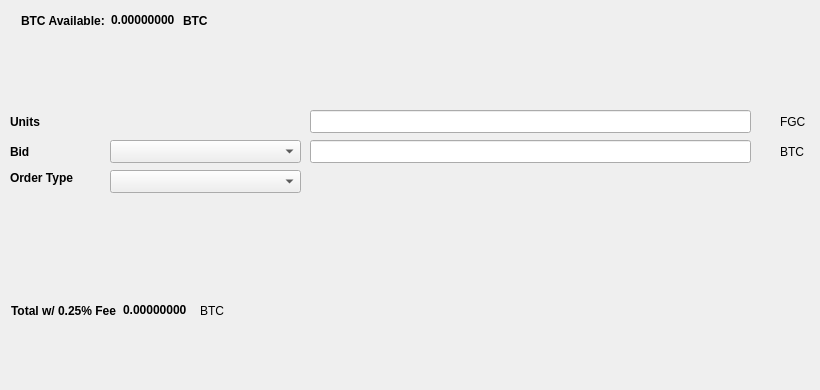
   <widget class="QWidget" name="BuyTab">
    <attribute name="title">
     <string>Buy</string>
    </attribute>
    <widget class="QtMaterialFlatButton" name="BuyFGC" native="true">
     <property name="geometry">
      <rect>
       <x>30</x>
       <y>330</y>
       <width>131</width>
       <height>23</height>
      </rect>
     </property>
     <property name="text" stdset="0">
      <string>Buy FGC</string>
     </property>
     <property name="icon" stdset="0">
      <iconset resource="../fantasygold.qrc">
       <normaloff>:/icons/bitcoin</normaloff>:/icons/bitcoin</iconset>
     </property>
    </widget>
    <widget class="QLabel" name="label_3">
     <property name="geometry">
      <rect>
       <x>10</x>
       <y>110</y>
       <width>46</width>
       <height>23</height>
      </rect>
     </property>
     <property name="font">
      <font>
       <weight>75</weight>
       <bold>true</bold>
      </font>
     </property>
     <property name="text">
      <string>Units</string>
     </property>
    </widget>
    <widget class="QLineEdit" name="UnitsInput">
     <property name="geometry">
      <rect>
       <x>310</x>
       <y>110</y>
       <width>441</width>
       <height>23</height>
      </rect>
     </property>
     <property name="font">
      <font>
       <pointsize>9</pointsize>
       <weight>75</weight>
       <bold>true</bold>
      </font>
     </property>
    </widget>
    <widget class="QLineEdit" name="BuyBidPriceEdit">
     <property name="geometry">
      <rect>
       <x>310</x>
       <y>140</y>
       <width>441</width>
       <height>23</height>
      </rect>
     </property>
     <property name="font">
      <font>
       <pointsize>9</pointsize>
       <weight>75</weight>
       <bold>true</bold>
      </font>
     </property>
    </widget>
    <widget class="QLabel" name="label_4">
     <property name="geometry">
      <rect>
       <x>780</x>
       <y>110</y>
       <width>31</width>
       <height>23</height>
      </rect>
     </property>
     <property name="text">
      <string>FGC</string>
     </property>
    </widget>
    <widget class="QLabel" name="label_5">
     <property name="geometry">
      <rect>
       <x>780</x>
       <y>140</y>
       <width>31</width>
       <height>23</height>
      </rect>
     </property>
     <property name="text">
      <string>BTC</string>
     </property>
    </widget>
    <widget class="QLabel" name="label_6">
     <property name="geometry">
      <rect>
       <x>10</x>
       <y>140</y>
       <width>46</width>
       <height>23</height>
      </rect>
     </property>
     <property name="font">
      <font>
       <weight>75</weight>
       <bold>true</bold>
      </font>
     </property>
     <property name="text">
      <string>Bid</string>
     </property>
    </widget>
    <widget class="QLabel" name="label_7">
     <property name="geometry">
      <rect>
       <x>10</x>
       <y>170</y>
       <width>91</width>
       <height>16</height>
      </rect>
     </property>
     <property name="font">
      <font>
       <weight>75</weight>
       <bold>true</bold>
      </font>
     </property>
     <property name="text">
      <string>Order Type</string>
     </property>
    </widget>
    <widget class="QtMaterialFlatButton" name="Buy_Max_Amount" native="true">
     <property name="geometry">
      <rect>
       <x>110</x>
       <y>110</y>
       <width>191</width>
       <height>23</height>
      </rect>
     </property>
     <property name="font">
      <font>
       <pointsize>10</pointsize>
      </font>
     </property>
     <property name="text" stdset="0">
      <string>Max</string>
     </property>
    </widget>
    <widget class="QComboBox" name="BuyBidcomboBox">
     <property name="geometry">
      <rect>
       <x>110</x>
       <y>140</y>
       <width>191</width>
       <height>23</height>
      </rect>
     </property>
     <property name="font">
      <font>
       <pointsize>10</pointsize>
      </font>
     </property>
    </widget>
    <widget class="QComboBox" name="buyOrdertypeCombo">
     <property name="geometry">
      <rect>
       <x>110</x>
       <y>170</y>
       <width>191</width>
       <height>23</height>
      </rect>
     </property>
     <property name="font">
      <font>
       <pointsize>10</pointsize>
      </font>
     </property>
    </widget>
    <widget class="QWidget" name="layoutWidget1">
     <property name="geometry">
      <rect>
       <x>21</x>
       <y>11</y>
       <width>227</width>
       <height>19</height>
      </rect>
     </property>
     <layout class="QHBoxLayout" name="horizontalLayout_3">
      <item>
       <widget class="QLabel" name="label232">
        <property name="font">
         <font>
          <weight>75</weight>
          <bold>true</bold>
         </font>
        </property>
        <property name="text">
         <string>BTC Available:</string>
        </property>
       </widget>
      </item>
      <item>
       <widget class="QLabel" name="BtcAvailableLbl">
        <property name="palette">
         <palette>
          <active>
           <colorrole role="WindowText">
            <brush brushstyle="SolidPattern">
             <color alpha="255">
              <red>0</red>
              <green>0</green>
              <blue>0</blue>
             </color>
            </brush>
           </colorrole>
           <colorrole role="Button">
            <brush brushstyle="SolidPattern">
             <color alpha="255">
              <red>0</red>
              <green>170</green>
              <blue>0</blue>
             </color>
            </brush>
           </colorrole>
           <colorrole role="Light">
            <brush brushstyle="SolidPattern">
             <color alpha="255">
              <red>0</red>
              <green>255</green>
              <blue>0</blue>
             </color>
            </brush>
           </colorrole>
           <colorrole role="Midlight">
            <brush brushstyle="SolidPattern">
             <color alpha="255">
              <red>0</red>
              <green>212</green>
              <blue>0</blue>
             </color>
            </brush>
           </colorrole>
           <colorrole role="Dark">
            <brush brushstyle="SolidPattern">
             <color alpha="255">
              <red>0</red>
              <green>85</green>
              <blue>0</blue>
             </color>
            </brush>
           </colorrole>
           <colorrole role="Mid">
            <brush brushstyle="SolidPattern">
             <color alpha="255">
              <red>0</red>
              <green>113</green>
              <blue>0</blue>
             </color>
            </brush>
           </colorrole>
           <colorrole role="Text">
            <brush brushstyle="SolidPattern">
             <color alpha="255">
              <red>0</red>
              <green>170</green>
              <blue>0</blue>
             </color>
            </brush>
           </colorrole>
           <colorrole role="BrightText">
            <brush brushstyle="SolidPattern">
             <color alpha="255">
              <red>255</red>
              <green>255</green>
              <blue>255</blue>
             </color>
            </brush>
           </colorrole>
           <colorrole role="ButtonText">
            <brush brushstyle="SolidPattern">
             <color alpha="255">
              <red>0</red>
              <green>0</green>
              <blue>0</blue>
             </color>
            </brush>
           </colorrole>
           <colorrole role="Base">
            <brush brushstyle="SolidPattern">
             <color alpha="255">
              <red>255</red>
              <green>255</green>
              <blue>255</blue>
             </color>
            </brush>
           </colorrole>
           <colorrole role="Window">
            <brush brushstyle="SolidPattern">
             <color alpha="255">
              <red>0</red>
              <green>170</green>
              <blue>0</blue>
             </color>
            </brush>
           </colorrole>
           <colorrole role="Shadow">
            <brush brushstyle="SolidPattern">
             <color alpha="255">
              <red>0</red>
              <green>0</green>
              <blue>0</blue>
             </color>
            </brush>
           </colorrole>
           <colorrole role="AlternateBase">
            <brush brushstyle="SolidPattern">
             <color alpha="255">
              <red>127</red>
              <green>212</green>
              <blue>127</blue>
             </color>
            </brush>
           </colorrole>
           <colorrole role="ToolTipBase">
            <brush brushstyle="SolidPattern">
             <color alpha="255">
              <red>255</red>
              <green>255</green>
              <blue>220</blue>
             </color>
            </brush>
           </colorrole>
           <colorrole role="ToolTipText">
            <brush brushstyle="SolidPattern">
             <color alpha="255">
              <red>0</red>
              <green>0</green>
              <blue>0</blue>
             </color>
            </brush>
           </colorrole>
          </active>
          <inactive>
           <colorrole role="WindowText">
            <brush brushstyle="SolidPattern">
             <color alpha="255">
              <red>0</red>
              <green>0</green>
              <blue>0</blue>
             </color>
            </brush>
           </colorrole>
           <colorrole role="Button">
            <brush brushstyle="SolidPattern">
             <color alpha="255">
              <red>0</red>
              <green>170</green>
              <blue>0</blue>
             </color>
            </brush>
           </colorrole>
           <colorrole role="Light">
            <brush brushstyle="SolidPattern">
             <color alpha="255">
              <red>0</red>
              <green>255</green>
              <blue>0</blue>
             </color>
            </brush>
           </colorrole>
           <colorrole role="Midlight">
            <brush brushstyle="SolidPattern">
             <color alpha="255">
              <red>0</red>
              <green>212</green>
              <blue>0</blue>
             </color>
            </brush>
           </colorrole>
           <colorrole role="Dark">
            <brush brushstyle="SolidPattern">
             <color alpha="255">
              <red>0</red>
              <green>85</green>
              <blue>0</blue>
             </color>
            </brush>
           </colorrole>
           <colorrole role="Mid">
            <brush brushstyle="SolidPattern">
             <color alpha="255">
              <red>0</red>
              <green>113</green>
              <blue>0</blue>
             </color>
            </brush>
           </colorrole>
           <colorrole role="Text">
            <brush brushstyle="SolidPattern">
             <color alpha="255">
              <red>0</red>
              <green>170</green>
              <blue>0</blue>
             </color>
            </brush>
           </colorrole>
           <colorrole role="BrightText">
            <brush brushstyle="SolidPattern">
             <color alpha="255">
              <red>255</red>
              <green>255</green>
              <blue>255</blue>
             </color>
            </brush>
           </colorrole>
           <colorrole role="ButtonText">
            <brush brushstyle="SolidPattern">
             <color alpha="255">
              <red>0</red>
              <green>0</green>
              <blue>0</blue>
             </color>
            </brush>
           </colorrole>
           <colorrole role="Base">
            <brush brushstyle="SolidPattern">
             <color alpha="255">
              <red>255</red>
              <green>255</green>
              <blue>255</blue>
             </color>
            </brush>
           </colorrole>
           <colorrole role="Window">
            <brush brushstyle="SolidPattern">
             <color alpha="255">
              <red>0</red>
              <green>170</green>
              <blue>0</blue>
             </color>
            </brush>
           </colorrole>
           <colorrole role="Shadow">
            <brush brushstyle="SolidPattern">
             <color alpha="255">
              <red>0</red>
              <green>0</green>
              <blue>0</blue>
             </color>
            </brush>
           </colorrole>
           <colorrole role="AlternateBase">
            <brush brushstyle="SolidPattern">
             <color alpha="255">
              <red>127</red>
              <green>212</green>
              <blue>127</blue>
             </color>
            </brush>
           </colorrole>
           <colorrole role="ToolTipBase">
            <brush brushstyle="SolidPattern">
             <color alpha="255">
              <red>255</red>
              <green>255</green>
              <blue>220</blue>
             </color>
            </brush>
           </colorrole>
           <colorrole role="ToolTipText">
            <brush brushstyle="SolidPattern">
             <color alpha="255">
              <red>0</red>
              <green>0</green>
              <blue>0</blue>
             </color>
            </brush>
           </colorrole>
          </inactive>
          <disabled>
           <colorrole role="WindowText">
            <brush brushstyle="SolidPattern">
             <color alpha="255">
              <red>0</red>
              <green>85</green>
              <blue>0</blue>
             </color>
            </brush>
           </colorrole>
           <colorrole role="Button">
            <brush brushstyle="SolidPattern">
             <color alpha="255">
              <red>0</red>
              <green>170</green>
              <blue>0</blue>
             </color>
            </brush>
           </colorrole>
           <colorrole role="Light">
            <brush brushstyle="SolidPattern">
             <color alpha="255">
              <red>0</red>
              <green>255</green>
              <blue>0</blue>
             </color>
            </brush>
           </colorrole>
           <colorrole role="Midlight">
            <brush brushstyle="SolidPattern">
             <color alpha="255">
              <red>0</red>
              <green>212</green>
              <blue>0</blue>
             </color>
            </brush>
           </colorrole>
           <colorrole role="Dark">
            <brush brushstyle="SolidPattern">
             <color alpha="255">
              <red>0</red>
              <green>85</green>
              <blue>0</blue>
             </color>
            </brush>
           </colorrole>
           <colorrole role="Mid">
            <brush brushstyle="SolidPattern">
             <color alpha="255">
              <red>0</red>
              <green>113</green>
              <blue>0</blue>
             </color>
            </brush>
           </colorrole>
           <colorrole role="Text">
            <brush brushstyle="SolidPattern">
             <color alpha="255">
              <red>0</red>
              <green>85</green>
              <blue>0</blue>
             </color>
            </brush>
           </colorrole>
           <colorrole role="BrightText">
            <brush brushstyle="SolidPattern">
             <color alpha="255">
              <red>255</red>
              <green>255</green>
              <blue>255</blue>
             </color>
            </brush>
           </colorrole>
           <colorrole role="ButtonText">
            <brush brushstyle="SolidPattern">
             <color alpha="255">
              <red>0</red>
              <green>85</green>
              <blue>0</blue>
             </color>
            </brush>
           </colorrole>
           <colorrole role="Base">
            <brush brushstyle="SolidPattern">
             <color alpha="255">
              <red>0</red>
              <green>170</green>
              <blue>0</blue>
             </color>
            </brush>
           </colorrole>
           <colorrole role="Window">
            <brush brushstyle="SolidPattern">
             <color alpha="255">
              <red>0</red>
              <green>170</green>
              <blue>0</blue>
             </color>
            </brush>
           </colorrole>
           <colorrole role="Shadow">
            <brush brushstyle="SolidPattern">
             <color alpha="255">
              <red>0</red>
              <green>0</green>
              <blue>0</blue>
             </color>
            </brush>
           </colorrole>
           <colorrole role="AlternateBase">
            <brush brushstyle="SolidPattern">
             <color alpha="255">
              <red>0</red>
              <green>170</green>
              <blue>0</blue>
             </color>
            </brush>
           </colorrole>
           <colorrole role="ToolTipBase">
            <brush brushstyle="SolidPattern">
             <color alpha="255">
              <red>255</red>
              <green>255</green>
              <blue>220</blue>
             </color>
            </brush>
           </colorrole>
           <colorrole role="ToolTipText">
            <brush brushstyle="SolidPattern">
             <color alpha="255">
              <red>0</red>
              <green>0</green>
              <blue>0</blue>
             </color>
            </brush>
           </colorrole>
          </disabled>
         </palette>
        </property>
        <property name="font">
         <font>
          <weight>75</weight>
          <bold>true</bold>
         </font>
        </property>
        <property name="text">
         <string>0.00000000</string>
        </property>
        <property name="textInteractionFlags">
         <set>Qt::LinksAccessibleByMouse|Qt::TextSelectableByKeyboard|Qt::TextSelectableByMouse</set>
        </property>
       </widget>
      </item>
      <item>
       <widget class="QLabel" name="BtcAvailableLbl_2">
        <property name="font">
         <font>
          <weight>75</weight>
          <bold>true</bold>
         </font>
        </property>
        <property name="text">
         <string>BTC</string>
        </property>
       </widget>
      </item>
     </layout>
    </widget>
    <widget class="QWidget" name="layoutWidge2">
     <property name="geometry">
      <rect>
       <x>11</x>
       <y>301</y>
       <width>259</width>
       <height>19</height>
      </rect>
     </property>
     <layout class="QHBoxLayout" name="horizontalLayout_4">
      <item>
       <widget class="QLabel" name="label_9">
        <property name="font">
         <font>
          <weight>75</weight>
          <bold>true</bold>
         </font>
        </property>
        <property name="text">
         <string>Total w/ 0.25% Fee</string>
        </property>
       </widget>
      </item>
      <item>
       <widget class="QLabel" name="BuyCostLabel">
        <property name="palette">
         <palette>
          <active>
           <colorrole role="WindowText">
            <brush brushstyle="SolidPattern">
             <color alpha="255">
              <red>0</red>
              <green>0</green>
              <blue>0</blue>
             </color>
            </brush>
           </colorrole>
           <colorrole role="Button">
            <brush brushstyle="SolidPattern">
             <color alpha="255">
              <red>0</red>
              <green>170</green>
              <blue>0</blue>
             </color>
            </brush>
           </colorrole>
           <colorrole role="Light">
            <brush brushstyle="SolidPattern">
             <color alpha="255">
              <red>0</red>
              <green>255</green>
              <blue>0</blue>
             </color>
            </brush>
           </colorrole>
           <colorrole role="Midlight">
            <brush brushstyle="SolidPattern">
             <color alpha="255">
              <red>0</red>
              <green>212</green>
              <blue>0</blue>
             </color>
            </brush>
           </colorrole>
           <colorrole role="Dark">
            <brush brushstyle="SolidPattern">
             <color alpha="255">
              <red>0</red>
              <green>85</green>
              <blue>0</blue>
             </color>
            </brush>
           </colorrole>
           <colorrole role="Mid">
            <brush brushstyle="SolidPattern">
             <color alpha="255">
              <red>0</red>
              <green>113</green>
              <blue>0</blue>
             </color>
            </brush>
           </colorrole>
           <colorrole role="Text">
            <brush brushstyle="SolidPattern">
             <color alpha="255">
              <red>0</red>
              <green>170</green>
              <blue>0</blue>
             </color>
            </brush>
           </colorrole>
           <colorrole role="BrightText">
            <brush brushstyle="SolidPattern">
             <color alpha="255">
              <red>255</red>
              <green>255</green>
              <blue>255</blue>
             </color>
            </brush>
           </colorrole>
           <colorrole role="ButtonText">
            <brush brushstyle="SolidPattern">
             <color alpha="255">
              <red>0</red>
              <green>0</green>
              <blue>0</blue>
             </color>
            </brush>
           </colorrole>
           <colorrole role="Base">
            <brush brushstyle="SolidPattern">
             <color alpha="255">
              <red>255</red>
              <green>255</green>
              <blue>255</blue>
             </color>
            </brush>
           </colorrole>
           <colorrole role="Window">
            <brush brushstyle="SolidPattern">
             <color alpha="255">
              <red>0</red>
              <green>170</green>
              <blue>0</blue>
             </color>
            </brush>
           </colorrole>
           <colorrole role="Shadow">
            <brush brushstyle="SolidPattern">
             <color alpha="255">
              <red>0</red>
              <green>0</green>
              <blue>0</blue>
             </color>
            </brush>
           </colorrole>
           <colorrole role="AlternateBase">
            <brush brushstyle="SolidPattern">
             <color alpha="255">
              <red>127</red>
              <green>212</green>
              <blue>127</blue>
             </color>
            </brush>
           </colorrole>
           <colorrole role="ToolTipBase">
            <brush brushstyle="SolidPattern">
             <color alpha="255">
              <red>255</red>
              <green>255</green>
              <blue>220</blue>
             </color>
            </brush>
           </colorrole>
           <colorrole role="ToolTipText">
            <brush brushstyle="SolidPattern">
             <color alpha="255">
              <red>0</red>
              <green>0</green>
              <blue>0</blue>
             </color>
            </brush>
           </colorrole>
          </active>
          <inactive>
           <colorrole role="WindowText">
            <brush brushstyle="SolidPattern">
             <color alpha="255">
              <red>0</red>
              <green>0</green>
              <blue>0</blue>
             </color>
            </brush>
           </colorrole>
           <colorrole role="Button">
            <brush brushstyle="SolidPattern">
             <color alpha="255">
              <red>0</red>
              <green>170</green>
              <blue>0</blue>
             </color>
            </brush>
           </colorrole>
           <colorrole role="Light">
            <brush brushstyle="SolidPattern">
             <color alpha="255">
              <red>0</red>
              <green>255</green>
              <blue>0</blue>
             </color>
            </brush>
           </colorrole>
           <colorrole role="Midlight">
            <brush brushstyle="SolidPattern">
             <color alpha="255">
              <red>0</red>
              <green>212</green>
              <blue>0</blue>
             </color>
            </brush>
           </colorrole>
           <colorrole role="Dark">
            <brush brushstyle="SolidPattern">
             <color alpha="255">
              <red>0</red>
              <green>85</green>
              <blue>0</blue>
             </color>
            </brush>
           </colorrole>
           <colorrole role="Mid">
            <brush brushstyle="SolidPattern">
             <color alpha="255">
              <red>0</red>
              <green>113</green>
              <blue>0</blue>
             </color>
            </brush>
           </colorrole>
           <colorrole role="Text">
            <brush brushstyle="SolidPattern">
             <color alpha="255">
              <red>0</red>
              <green>170</green>
              <blue>0</blue>
             </color>
            </brush>
           </colorrole>
           <colorrole role="BrightText">
            <brush brushstyle="SolidPattern">
             <color alpha="255">
              <red>255</red>
              <green>255</green>
              <blue>255</blue>
             </color>
            </brush>
           </colorrole>
           <colorrole role="ButtonText">
            <brush brushstyle="SolidPattern">
             <color alpha="255">
              <red>0</red>
              <green>0</green>
              <blue>0</blue>
             </color>
            </brush>
           </colorrole>
           <colorrole role="Base">
            <brush brushstyle="SolidPattern">
             <color alpha="255">
              <red>255</red>
              <green>255</green>
              <blue>255</blue>
             </color>
            </brush>
           </colorrole>
           <colorrole role="Window">
            <brush brushstyle="SolidPattern">
             <color alpha="255">
              <red>0</red>
              <green>170</green>
              <blue>0</blue>
             </color>
            </brush>
           </colorrole>
           <colorrole role="Shadow">
            <brush brushstyle="SolidPattern">
             <color alpha="255">
              <red>0</red>
              <green>0</green>
              <blue>0</blue>
             </color>
            </brush>
           </colorrole>
           <colorrole role="AlternateBase">
            <brush brushstyle="SolidPattern">
             <color alpha="255">
              <red>127</red>
              <green>212</green>
              <blue>127</blue>
             </color>
            </brush>
           </colorrole>
           <colorrole role="ToolTipBase">
            <brush brushstyle="SolidPattern">
             <color alpha="255">
              <red>255</red>
              <green>255</green>
              <blue>220</blue>
             </color>
            </brush>
           </colorrole>
           <colorrole role="ToolTipText">
            <brush brushstyle="SolidPattern">
             <color alpha="255">
              <red>0</red>
              <green>0</green>
              <blue>0</blue>
             </color>
            </brush>
           </colorrole>
          </inactive>
          <disabled>
           <colorrole role="WindowText">
            <brush brushstyle="SolidPattern">
             <color alpha="255">
              <red>0</red>
              <green>85</green>
              <blue>0</blue>
             </color>
            </brush>
           </colorrole>
           <colorrole role="Button">
            <brush brushstyle="SolidPattern">
             <color alpha="255">
              <red>0</red>
              <green>170</green>
              <blue>0</blue>
             </color>
            </brush>
           </colorrole>
           <colorrole role="Light">
            <brush brushstyle="SolidPattern">
             <color alpha="255">
              <red>0</red>
              <green>255</green>
              <blue>0</blue>
             </color>
            </brush>
           </colorrole>
           <colorrole role="Midlight">
            <brush brushstyle="SolidPattern">
             <color alpha="255">
              <red>0</red>
              <green>212</green>
              <blue>0</blue>
             </color>
            </brush>
           </colorrole>
           <colorrole role="Dark">
            <brush brushstyle="SolidPattern">
             <color alpha="255">
              <red>0</red>
              <green>85</green>
              <blue>0</blue>
             </color>
            </brush>
           </colorrole>
           <colorrole role="Mid">
            <brush brushstyle="SolidPattern">
             <color alpha="255">
              <red>0</red>
              <green>113</green>
              <blue>0</blue>
             </color>
            </brush>
           </colorrole>
           <colorrole role="Text">
            <brush brushstyle="SolidPattern">
             <color alpha="255">
              <red>0</red>
              <green>85</green>
              <blue>0</blue>
             </color>
            </brush>
           </colorrole>
           <colorrole role="BrightText">
            <brush brushstyle="SolidPattern">
             <color alpha="255">
              <red>255</red>
              <green>255</green>
              <blue>255</blue>
             </color>
            </brush>
           </colorrole>
           <colorrole role="ButtonText">
            <brush brushstyle="SolidPattern">
             <color alpha="255">
              <red>0</red>
              <green>85</green>
              <blue>0</blue>
             </color>
            </brush>
           </colorrole>
           <colorrole role="Base">
            <brush brushstyle="SolidPattern">
             <color alpha="255">
              <red>0</red>
              <green>170</green>
              <blue>0</blue>
             </color>
            </brush>
           </colorrole>
           <colorrole role="Window">
            <brush brushstyle="SolidPattern">
             <color alpha="255">
              <red>0</red>
              <green>170</green>
              <blue>0</blue>
             </color>
            </brush>
           </colorrole>
           <colorrole role="Shadow">
            <brush brushstyle="SolidPattern">
             <color alpha="255">
              <red>0</red>
              <green>0</green>
              <blue>0</blue>
             </color>
            </brush>
           </colorrole>
           <colorrole role="AlternateBase">
            <brush brushstyle="SolidPattern">
             <color alpha="255">
              <red>0</red>
              <green>170</green>
              <blue>0</blue>
             </color>
            </brush>
           </colorrole>
           <colorrole role="ToolTipBase">
            <brush brushstyle="SolidPattern">
             <color alpha="255">
              <red>255</red>
              <green>255</green>
              <blue>220</blue>
             </color>
            </brush>
           </colorrole>
           <colorrole role="ToolTipText">
            <brush brushstyle="SolidPattern">
             <color alpha="255">
              <red>0</red>
              <green>0</green>
              <blue>0</blue>
             </color>
            </brush>
           </colorrole>
          </disabled>
         </palette>
        </property>
        <property name="font">
         <font>
          <weight>75</weight>
          <bold>true</bold>
         </font>
        </property>
        <property name="autoFillBackground">
         <bool>false</bool>
        </property>
        <property name="text">
         <string>0.00000000</string>
        </property>
        <property name="textInteractionFlags">
         <set>Qt::LinksAccessibleByMouse|Qt::TextSelectableByMouse</set>
        </property>
       </widget>
      </item>
      <item>
       <widget class="QLabel" name="label_10">
        <property name="font">
         <font>
          <weight>50</weight>
          <bold>false</bold>
         </font>
        </property>
        <property name="text">
         <string>BTC</string>
        </property>
       </widget>
      </item>
     </layout>
    </widget>
    <widget class="QLabel" name="label_24">
     <property name="geometry">
      <rect>
       <x>460</x>
       <y>300</y>
       <width>281</width>
       <height>81</height>
      </rect>
     </property>
     <property name="text">
      <string/>
     </property>
     <property name="pixmap">
      <pixmap>:/images/bittrex</pixmap>
     </property>
    </widget>
   </widget>
